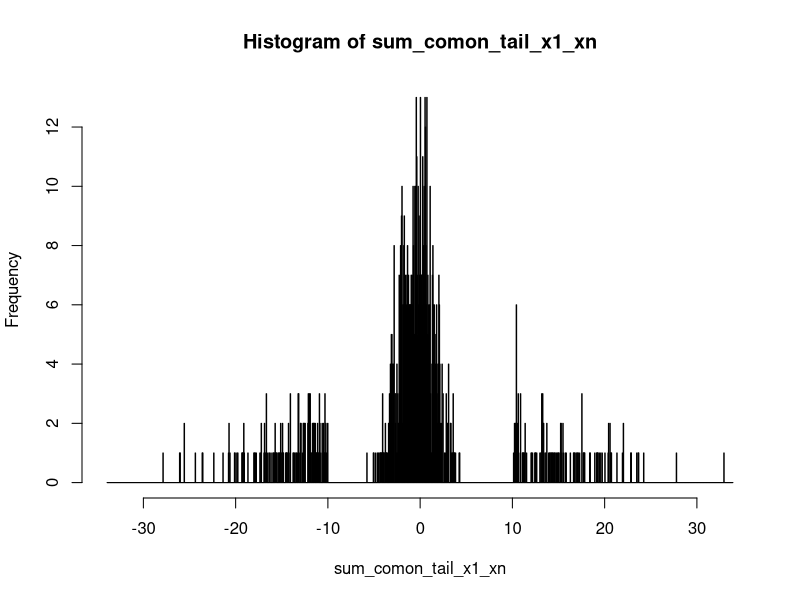
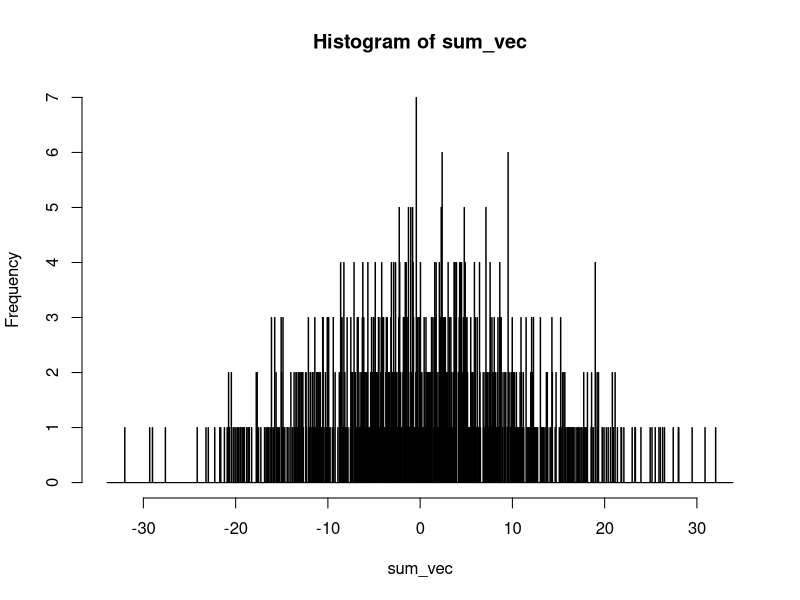

The R script that drew these images, in order:
## ---- chunk 1
knitr::opts_chunk$set(echo = TRUE)
## ---- chunk 2
library(mvtnorm)
## ---- chunk 3
normalComonotonicInTail <- function(middleRegionToSampleFrom, values, mean,stddev,stddevRegion){
  ret <- vector()
  for(i in values){
    if( abs((i-mean)/stddev) > stddevRegion){
      ret <- append(ret, i)
    }else{
      ret <- append(ret, sample(middleRegionToSampleFrom,1))
    }
  }
  return(ret)
}
findCovarianceForSumOfMultiple <- function(varianceToMatch,numSamples,dimension){
  f <- function(covar){
    meanVec <- rep(0,dimension)
    dataVec <- rep(covar,dimension*dimension)
    
    for(i in 1:dimension){
      dataVec[(i+(i-1)*dimension)]  <- 1 #ensures diagnol entries are 1's when converted to a matrix
    }
    
    covMat <- matrix(data=dataVec,nrow=dimension,byrow=TRUE)
    x <- rmvnorm(numSamples,mean=meanVec, sigma= covMat)
    sum_vec <- vector()
    
    for(i in 1:dimension){
      sum_vec <- sum_vec + x[,i]
    }
    
    return(abs(var(sum_vec)-varianceToMatch))
  }
  return(optimize(f,c(-1,1),lower=-1,upper=1,maximum=FALSE)$minimum)
}


## ---- chunk 4
numSamples <- 1000
dimension <- 10
stddevRegion <- 1

mommyNormalDist <- rnorm(numSamples)
regionForMiddlePart <- mommyNormalDist[mommyNormalDist>=-1*stddevRegion & 
                                       mommyNormalDist<= 1*stddevRegion  ]

x <- sample(mommyNormalDist)
sum_comon_tail_x1_xn <- x

for(i in 1:(dimension-1)){
  sum_comon_tail_x1_xn <- sum_comon_tail_x1_xn + normalComonotonicInTail(regionForMiddlePart, x, 0, 1, stddevRegion)  
} 

covForBivarNorm <- findCovarianceForSumOfMultiple(var(sum_comon_tail_x1_xn),numSamples,dimension)
print(covForBivarNorm)

dataVec <- rep(covForBivarNorm,dimension*dimension)
    
for(i in 1:dimension){
  dataVec[(i+(i-1)*dimension)] <- 1 #ensures diagnol entries are 1's when converted to a matrix
}

covMat <- matrix(data=dataVec,nrow=dimension,byrow=TRUE)
multiVar <- rmvnorm(numSamples, mean = rep(0,dimension), sigma= covMat)

sum_vec <- multiVar[,1]
    
for(i in 2:dimension){
  sum_vec <- sum_vec + multiVar[,i]
}

temp_df <- data.frame(sum_comon_tail_x1_xn,sum_vec)
largest <- max(abs(unlist(temp_df)))+1
seq1 <- seq(from = -1*largest, to = largest, by = 0.05)


hist(sum_comon_tail_x1_xn,breaks=seq1)
var(sum_comon_tail_x1_xn)
hist(sum_vec,breaks = seq1)
var(sum_vec)


# unif_x <- pnorm(x, sd= sd(x))
# unif_y <- pnorm(y, sd= sd(y))
# 
# hist(unif_x)
# hist(unif_y)
# 
# plot(unif_x,unif_y)
